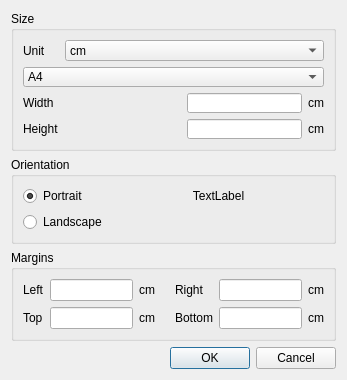
<?xml version="1.0" encoding="UTF-8"?>
<ui version="4.0">
 <class>PageSettingDlg</class>
 <widget class="QDialog" name="PageSettingDlg">
  <property name="geometry">
   <rect>
    <x>0</x>
    <y>0</y>
    <width>347</width>
    <height>380</height>
   </rect>
  </property>
  <property name="sizePolicy">
   <sizepolicy hsizetype="Preferred" vsizetype="Preferred">
    <horstretch>0</horstretch>
    <verstretch>0</verstretch>
   </sizepolicy>
  </property>
  <property name="minimumSize">
   <size>
    <width>347</width>
    <height>380</height>
   </size>
  </property>
  <property name="maximumSize">
   <size>
    <width>347</width>
    <height>380</height>
   </size>
  </property>
  <property name="windowTitle">
   <string>Page settings</string>
  </property>
  <property name="windowIcon">
   <iconset resource="images.qrc">
    <normaloff>:/images/pageSetting.png</normaloff>:/images/pageSetting.png</iconset>
  </property>
  <layout class="QVBoxLayout" name="verticalLayout_4">
   <item>
    <widget class="QGroupBox" name="groupBox_3">
     <property name="title">
      <string>Size</string>
     </property>
     <layout class="QVBoxLayout" name="verticalLayout_3">
      <item>
       <layout class="QGridLayout" name="gridLayout_2">
        <item row="1" column="0" colspan="4">
         <widget class="QComboBox" name="sizeCombo">
          <item>
           <property name="text">
            <string>A4</string>
           </property>
          </item>
          <item>
           <property name="text">
            <string>Letter</string>
           </property>
          </item>
         </widget>
        </item>
        <item row="2" column="0">
         <widget class="QLabel" name="label_10">
          <property name="text">
           <string>Width</string>
          </property>
         </widget>
        </item>
        <item row="2" column="2">
         <widget class="QLineEdit" name="edtWidth"/>
        </item>
        <item row="2" column="3">
         <widget class="QLabel" name="label_12">
          <property name="text">
           <string>cm</string>
          </property>
         </widget>
        </item>
        <item row="3" column="0">
         <widget class="QLabel" name="label_11">
          <property name="text">
           <string>Height</string>
          </property>
         </widget>
        </item>
        <item row="3" column="3">
         <widget class="QLabel" name="label_13">
          <property name="text">
           <string>cm</string>
          </property>
         </widget>
        </item>
        <item row="3" column="2">
         <widget class="QLineEdit" name="edtHeight"/>
        </item>
        <item row="2" column="1">
         <spacer name="horizontalSpacer_3">
          <property name="orientation">
           <enum>Qt::Horizontal</enum>
          </property>
          <property name="sizeHint" stdset="0">
           <size>
            <width>40</width>
            <height>20</height>
           </size>
          </property>
         </spacer>
        </item>
        <item row="0" column="1" colspan="3">
         <widget class="QComboBox" name="unitCombo">
          <item>
           <property name="text">
            <string>cm</string>
           </property>
          </item>
          <item>
           <property name="text">
            <string>Inch</string>
           </property>
          </item>
         </widget>
        </item>
        <item row="0" column="0">
         <widget class="QLabel" name="label_9">
          <property name="text">
           <string>Unit</string>
          </property>
         </widget>
        </item>
       </layout>
      </item>
     </layout>
    </widget>
   </item>
   <item>
    <widget class="QGroupBox" name="groupBox_2">
     <property name="title">
      <string>Orientation</string>
     </property>
     <layout class="QVBoxLayout" name="verticalLayout_2">
      <item>
       <layout class="QFormLayout" name="formLayout">
        <item row="0" column="0">
         <widget class="QRadioButton" name="rPortrait">
          <property name="text">
           <string>Portrait</string>
          </property>
          <property name="checked">
           <bool>true</bool>
          </property>
         </widget>
        </item>
        <item row="1" column="0">
         <widget class="QRadioButton" name="rLandscape">
          <property name="text">
           <string>Landscape</string>
          </property>
         </widget>
        </item>
        <item row="0" column="1">
         <widget class="QLabel" name="lblOrientation">
          <property name="text">
           <string notr="true">TextLabel</string>
          </property>
          <property name="alignment">
           <set>Qt::AlignCenter</set>
          </property>
         </widget>
        </item>
       </layout>
      </item>
     </layout>
    </widget>
   </item>
   <item>
    <widget class="QGroupBox" name="groupBox">
     <property name="title">
      <string>Margins</string>
     </property>
     <layout class="QVBoxLayout" name="verticalLayout">
      <item>
       <layout class="QGridLayout" name="gridLayout">
        <item row="0" column="0">
         <widget class="QLabel" name="label_5">
          <property name="text">
           <string>Left</string>
          </property>
         </widget>
        </item>
        <item row="0" column="1">
         <widget class="QLineEdit" name="edtLeft"/>
        </item>
        <item row="0" column="2">
         <widget class="QLabel" name="label">
          <property name="text">
           <string>cm</string>
          </property>
         </widget>
        </item>
        <item row="0" column="4">
         <widget class="QLabel" name="label_7">
          <property name="text">
           <string>Right</string>
          </property>
         </widget>
        </item>
        <item row="0" column="5">
         <widget class="QLineEdit" name="edtRight"/>
        </item>
        <item row="0" column="6">
         <widget class="QLabel" name="label_3">
          <property name="text">
           <string>cm</string>
          </property>
         </widget>
        </item>
        <item row="1" column="0">
         <widget class="QLabel" name="label_6">
          <property name="text">
           <string>Top</string>
          </property>
         </widget>
        </item>
        <item row="1" column="1">
         <widget class="QLineEdit" name="edtTop"/>
        </item>
        <item row="1" column="2">
         <widget class="QLabel" name="label_2">
          <property name="text">
           <string>cm</string>
          </property>
         </widget>
        </item>
        <item row="1" column="4">
         <widget class="QLabel" name="label_8">
          <property name="text">
           <string>Bottom</string>
          </property>
         </widget>
        </item>
        <item row="1" column="5">
         <widget class="QLineEdit" name="edtBottom"/>
        </item>
        <item row="1" column="6">
         <widget class="QLabel" name="label_4">
          <property name="text">
           <string>cm</string>
          </property>
         </widget>
        </item>
        <item row="0" column="3">
         <spacer name="horizontalSpacer_2">
          <property name="orientation">
           <enum>Qt::Horizontal</enum>
          </property>
          <property name="sizeHint" stdset="0">
           <size>
            <width>40</width>
            <height>20</height>
           </size>
          </property>
         </spacer>
        </item>
       </layout>
      </item>
     </layout>
    </widget>
   </item>
   <item>
    <layout class="QHBoxLayout" name="horizontalLayout">
     <item>
      <spacer name="horizontalSpacer">
       <property name="orientation">
        <enum>Qt::Horizontal</enum>
       </property>
       <property name="sizeHint" stdset="0">
        <size>
         <width>40</width>
         <height>20</height>
        </size>
       </property>
      </spacer>
     </item>
     <item>
      <widget class="QPushButton" name="btnOK">
       <property name="text">
        <string>OK</string>
       </property>
      </widget>
     </item>
     <item>
      <widget class="QPushButton" name="btnCancel">
       <property name="text">
        <string>Cancel</string>
       </property>
      </widget>
     </item>
    </layout>
   </item>
  </layout>
 </widget>
 <resources>
  <include location="images.qrc"/>
 </resources>
 <connections>
  <connection>
   <sender>btnOK</sender>
   <signal>clicked()</signal>
   <receiver>PageSettingDlg</receiver>
   <slot>accept()</slot>
   <hints>
    <hint type="sourcelabel">
     <x>250</x>
     <y>369</y>
    </hint>
    <hint type="destinationlabel">
     <x>266</x>
     <y>202</y>
    </hint>
   </hints>
  </connection>
  <connection>
   <sender>btnCancel</sender>
   <signal>clicked()</signal>
   <receiver>PageSettingDlg</receiver>
   <slot>reject()</slot>
   <hints>
    <hint type="sourcelabel">
     <x>336</x>
     <y>369</y>
    </hint>
    <hint type="destinationlabel">
     <x>266</x>
     <y>202</y>
    </hint>
   </hints>
  </connection>
  <connection>
   <sender>unitCombo</sender>
   <signal>currentTextChanged(QString)</signal>
   <receiver>label_12</receiver>
   <slot>setText(QString)</slot>
   <hints>
    <hint type="sourcelabel">
     <x>166</x>
     <y>49</y>
    </hint>
    <hint type="destinationlabel">
     <x>313</x>
     <y>98</y>
    </hint>
   </hints>
  </connection>
  <connection>
   <sender>unitCombo</sender>
   <signal>currentTextChanged(QString)</signal>
   <receiver>label_13</receiver>
   <slot>setText(QString)</slot>
   <hints>
    <hint type="sourcelabel">
     <x>198</x>
     <y>48</y>
    </hint>
    <hint type="destinationlabel">
     <x>316</x>
     <y>122</y>
    </hint>
   </hints>
  </connection>
  <connection>
   <sender>unitCombo</sender>
   <signal>currentTextChanged(QString)</signal>
   <receiver>label</receiver>
   <slot>setText(QString)</slot>
   <hints>
    <hint type="sourcelabel">
     <x>107</x>
     <y>49</y>
    </hint>
    <hint type="destinationlabel">
     <x>144</x>
     <y>287</y>
    </hint>
   </hints>
  </connection>
  <connection>
   <sender>unitCombo</sender>
   <signal>currentTextChanged(QString)</signal>
   <receiver>label_2</receiver>
   <slot>setText(QString)</slot>
   <hints>
    <hint type="sourcelabel">
     <x>93</x>
     <y>51</y>
    </hint>
    <hint type="destinationlabel">
     <x>142</x>
     <y>316</y>
    </hint>
   </hints>
  </connection>
  <connection>
   <sender>unitCombo</sender>
   <signal>currentTextChanged(QString)</signal>
   <receiver>label_3</receiver>
   <slot>setText(QString)</slot>
   <hints>
    <hint type="sourcelabel">
     <x>147</x>
     <y>56</y>
    </hint>
    <hint type="destinationlabel">
     <x>313</x>
     <y>289</y>
    </hint>
   </hints>
  </connection>
  <connection>
   <sender>unitCombo</sender>
   <signal>currentTextChanged(QString)</signal>
   <receiver>label_4</receiver>
   <slot>setText(QString)</slot>
   <hints>
    <hint type="sourcelabel">
     <x>130</x>
     <y>55</y>
    </hint>
    <hint type="destinationlabel">
     <x>311</x>
     <y>318</y>
    </hint>
   </hints>
  </connection>
 </connections>
</ui>
